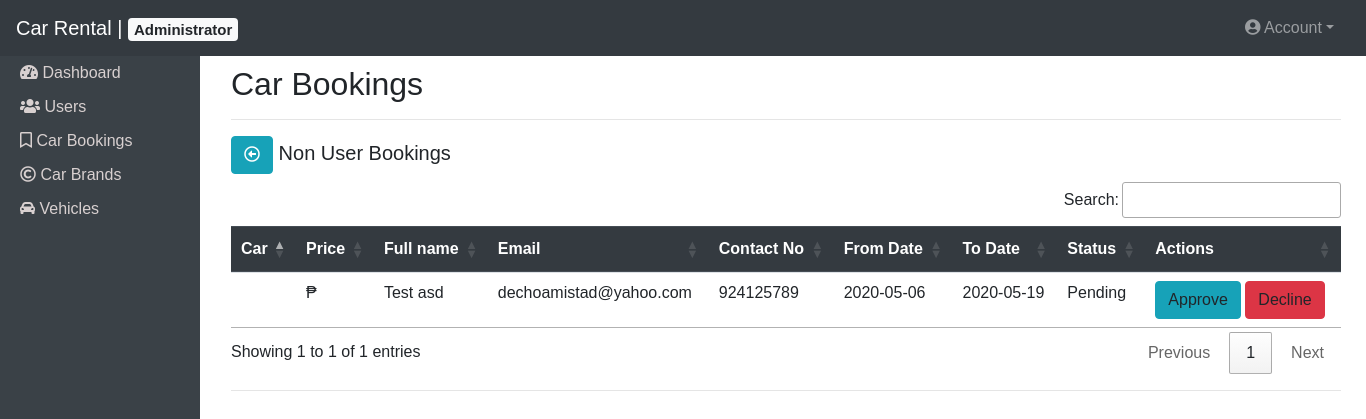
/admin/a-messages.php (signed in), run on the app's committed database.
### tables this page shows
CREATE TABLE `messages` (
  `m_id` int(11) NOT NULL,
  `car_id` int(11) NOT NULL,
  `fname` varchar(255) NOT NULL,
  `lname` varchar(255) NOT NULL,
  `email` varchar(50) NOT NULL,
  `contactno` int(11) NOT NULL,
  `fromDate` date NOT NULL,
  `toDate` date NOT NULL,
  `b_status` varchar(50) NOT NULL
);

### admin/a-messages.php (the view)
<?php
include_once 'a-header.php';
?>
    <div class ="container">
      <h2 class ="page-title pt-2"> Car Bookings </h2>
        <hr>
        <h5 class ="page-title"> <a href ="a-carbookings.php" class="btn btn-info"><i class="far fa-arrow-alt-circle-left "></i></a> Non User Bookings </h5>
        <div class="table-responsive">
						<table id="nonuser" class="table">
              <thead class ="thead-dark">
                <tr>
                  <th>Car</th>
                  <th>Price</th>
                  <th>Full name</th>
                  <th>Email</th>
                  <th>Contact No</th>
                  <th>From Date</th>
                  <th>To Date</th>
                  <th>Status</th>
                  <th>Actions</th>
                </tr>
              </thead>
              <tbody>
                <?php
                    include '../includes/config.php';
                    $sql ="SELECT m_id, fname, lname, email, contactno, fromDate, toDate, b_status, c.cartype, c.hireprice FROM messages AS M LEFT JOIN cars AS C ON M.car_id = C.c_id LEFT JOIN vehicle AS V ON C.car_id = V.v_id LEFT JOIN transmission AS T ON C.transmission_id = T.t_id";
                    $stmt = $conn->query($sql);
                    while($row = $stmt->fetch_assoc()){
                ?>
                <tr>
                  <td><?php echo $row['cartype'] ?></td>
                  <td>&#8369;<?php echo $row['hireprice'] ?></td>
                  <td>
                  <?php echo $row['fname'] ?>
                  <?php echo $row['lname'] ?>
                  </td>
                  <td><?php echo $row['email']?></td>
                  <td><?php echo $row['contactno']?></td>
                  <td><?php echo $row['fromDate']?></td>
                  <td><?php echo $row['toDate']?></td>
                  <td><?php echo $row['b_status']?></td>
                  <?php
                  if ($row['b_status'] == "Approved"){ ?>
                    <td><a return-id="<?php echo $row['m_id'];?>" class="btn btn-danger return-object">Returned</a></td>
                  <?php }else if ($row['b_status'] == "Returned") { ?>
                    <td></td>
                  <?php }else if ($row['b_status'] == "Declined") { ?>
                    <td></td>
                  <?php } else {?>
                    <td>
                    <a approve-id="<?php echo $row['m_id'];?>" class="btn btn-info approve-object">Approve</a>
                    <a decline-id="<?php echo $row['m_id'];?>" class="btn btn-danger decline-object">Decline</a>
                    </td>
                  <?php } ?>
                </tr>
                <?php
                  }
                ?>
              </tbody>
						</table>
    </div>
    <hr>
    </div>
<?php
include_once 'a-footer.php';
?>

### admin/css/a-custom-page.css (style rules this page uses)
html,body { padding: 0; margin: 0; font-family: Verdana, Geneva, Tahoma, sans-serif; }
.container { width: 500%; }

### data on the page
messages: fname "Test", lname "asd", email "dechoamistad@yahoo.com", contactno "924125789", fromDate "2020-05-06", toDate "2020-05-19", b_status "Pending"
